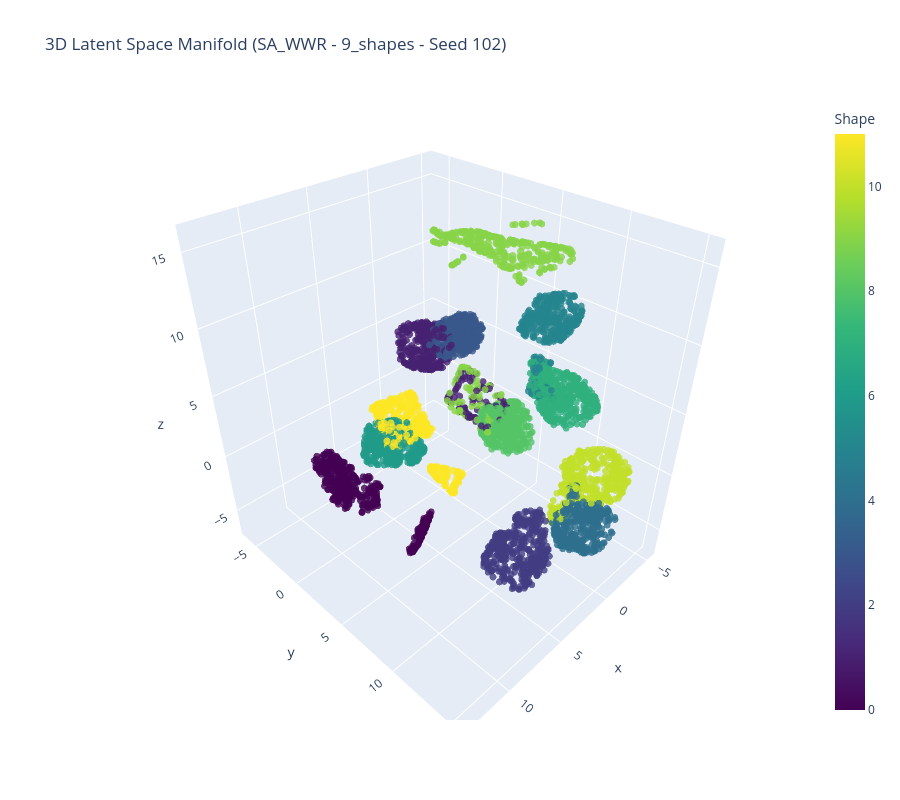

The notebook cell this image was saved under:
### Code cell
gt_vars = dataset.factor_values[:, 0]
fig = plot_umap(proj, gt_vars, 'Shape')
fig.show()
fig.write_html("plots/sa1_wwr_latent_space_3d-shapes.html")

### Figure 1 — Plotly figure (JSON) as saved in the notebook; plotly's stock layout.template omitted (floating-point values rounded to 4 significant figures; data arrays with more than 128 entries replaced by an {"elided": "..."} marker saying what was removed)
{"data": [{"hovertemplate": "x=%{x}<br>y=%{y}<br>z=%{z}<br>Shape=%{marker.color}<extra></extra>", "legendgroup": "", "marker": {"color": {"elided": "5000 float values"}, "coloraxis": "coloraxis", "opacity": 0.8, "size": 4, "symbol": "circle"}, "mode": "markers", "name": "", "scene": "scene", "showlegend": false, "type": "scatter3d", "x": {"elided": "5000 float values"}, "y": {"elided": "5000 float values"}, "z": {"elided": "5000 float values"}}], "layout": {"coloraxis": {"colorbar": {"title": {"text": "Shape"}}, "colorscale": [[0, "#440154"], [0.1111, "#482878"], [0.2222, "#3e4989"], [0.3333, "#31688e"], [0.4444, "#26828e"], [0.5556, "#1f9e89"], [0.6667, "#35b779"], [0.7778, "#6ece58"], [0.8889, "#b5de2b"], [1, "#fde725"]]}, "height": 800, "legend": {"tracegroupgap": 0}, "scene": {"domain": {"x": [0, 1], "y": [0, 1]}, "xaxis": {"title": {"text": "x"}}, "yaxis": {"title": {"text": "y"}}, "zaxis": {"title": {"text": "z"}}}, "title": {"text": "3D Latent Space Manifold (SA_WWR - 9_shapes - Seed 102)"}, "width": 900}}
